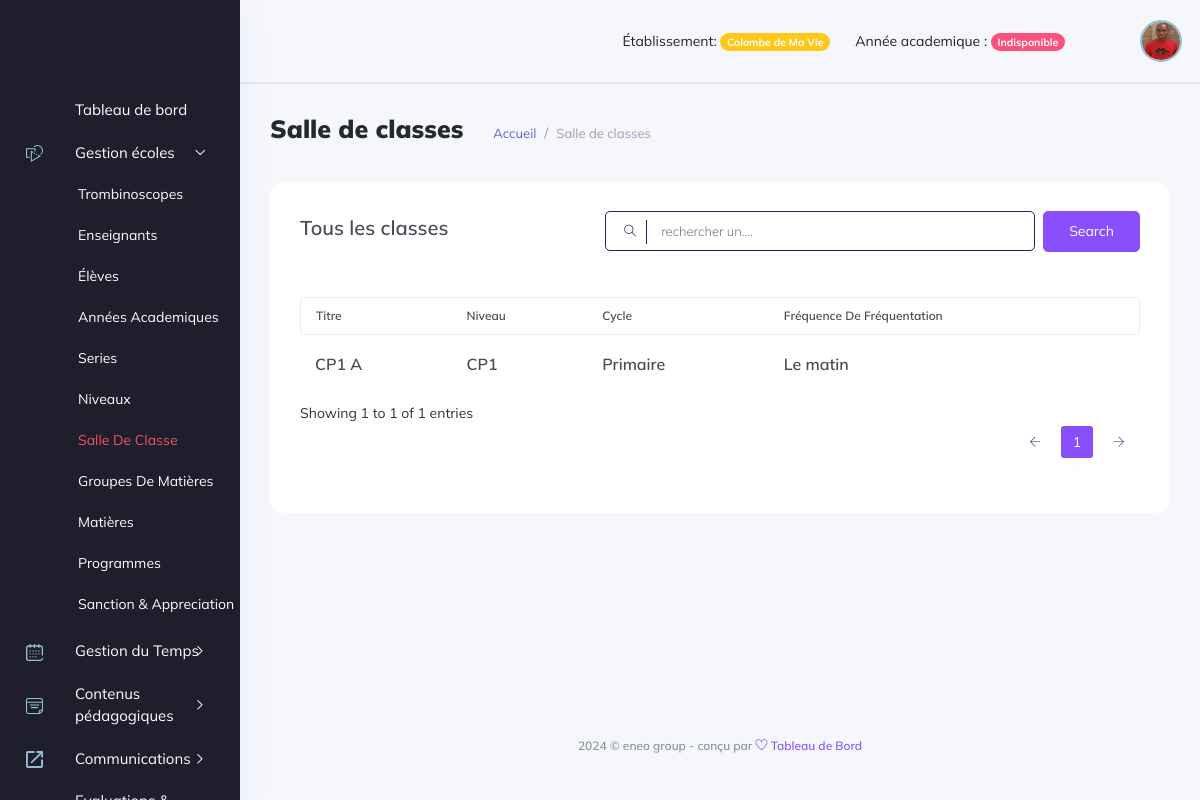
The app's page /manager_dashboard/gestion_ecole/salle-de-classe/ (signed in) with its own data.
### backend/models/user_account.py (models this page shows, shortened)
class User(AbstractBaseUser, PermissionsMixin):
    school = models.ForeignKey(Etablishment, on_delete=models.CASCADE, null=True, blank=True)
    username = models.CharField(max_length=255, unique=True,)
    student = models.OneToOneField(Student, unique=True, on_delete=models.SET_NULL, null=True, blank=True)
    teacher = models.OneToOneField(Teacher, unique=True, on_delete=models.SET_NULL, null=True, blank=True)
    management_profil = models.OneToOneField(ManagementProfil, unique=True, on_delete=models.CASCADE, null=True, blank=True)
    is_active = models.BooleanField(default=True)
    is_admin = models.BooleanField(default=False)
    is_admin_school = models.BooleanField(default=False)
    is_manager = models.BooleanField(default=False)
    is_accountant = models.BooleanField(default=False)
    is_student = models.BooleanField(default=False)
    is_teacher = models.BooleanField(default=False)
    created_at = models.DateTimeField(auto_now_add=True)
    updated_at = models.DateTimeField(auto_now=True)
    objects = UserManager()
    USERNAME_FIELD = 'username'

### backend/models/gestion_ecole.py (models this page shows, shortened)
class Etablishment(models.Model):
    name = models.CharField(max_length=120)
    tel = models.CharField(max_length=20)
    address = models.CharField(max_length=100)
    social_address = models.CharField(max_length=100, blank=True, null=True)
    email = models.EmailField(max_length=200, blank=True, null=True)
    bulletin_foot = models.CharField(max_length=50, blank=True, null=True)
    currency = models.CharField(max_length=50, choices=currencies, blank=True, null=True)
    système = models.CharField(max_length=50, choices=systemes, blank=True, null=True)
    status_fees = models.CharField(max_length=50, choices=statues, blank=True, null=True)
    subscription_fees = models.IntegerField(default=1000, blank=True, null=True)
    month = models.IntegerField(default=9, blank=True, null=True)
    re_registration_fees = models.IntegerField(default=800, blank=True, null=True)

class ClassRoom(models.Model):
    title = models.CharField(max_length=50)
    level = models.ForeignKey(Level, on_delete=models.CASCADE)
    types = models.CharField(choices=types_of_classroom, max_length=10)
    do_class = models.CharField(choices=do_classes, max_length=11, null=True)
    created_at = models.DateTimeField(auto_now_add=True)
    updated_at = models.DateTimeField(auto_now=True)

class Level(models.Model):
    label = models.CharField(max_length=50)
    fees = models.IntegerField(default=1000)
    cycles = models.CharField(choices=cycles, max_length=30)
    serie = models.ForeignKey(Series, on_delete=models.CASCADE, blank=True, null=True)
    principal_teacher = models.ForeignKey(Teacher, on_delete=models.SET_NULL, blank=True, null=True)
    school = models.ForeignKey(Etablishment, on_delete=models.CASCADE, null=True)
    created_at = models.DateTimeField(auto_now_add=True)
    updated_at = models.DateTimeField(auto_now=True)
    def __str__(self):
        if self.serie:
            return f"{self.label} | {self.serie}"
        return f"{self.label}"

### manager_dashboard/views/gestion_universite_view.py (the view, shortened to what this page needs)
class ClassRoomView(View):
    template = "manager_dashboard/gestion_ecole/classrooms.html"
    def dispatch(self,request, *args, **kwargs):
        if not request.user.is_authenticated:
            return redirect('backend:login')
        if request.user.is_manager or request.user.is_admin_school:
            return super().dispatch(request, *args, **kwargs)
        return redirect('backend:logout')
    def get(self, request, *args, **kwargs):
        classrooms = ClassRoom.objects.all()
        context = {'classrooms': classrooms}
        return render(request, template_name=self.template, context=context)

### manager_dashboard/templates/manager_dashboard/gestion_ecole/classrooms.html (shortened to what this page needs)
{% extends '../base.html' %}
{% load static %}
{% block content %}
<div class="main_content_iner overly_inner ">
    <div class="container-fluid p-0 ">
        <div class="row">
            <div class="col-12">
                <div class="page_title_box d-flex flex-wrap align-items-center justify-content-between">
                    <div class="page_title_left d-flex align-items-center">
                        <h3 class="f_s_25 f_w_700 dark_text mr_30">Salle de classes</h3>
                        <ol class="breadcrumb page_bradcam mb-0">
                            <li class="breadcrumb-item"><a class='text-primary' href='{% url "manager_dashboard:index" %}'>Accueil</a></li>
                            <li class="breadcrumb-item"><a href="">Salle de classes</a></li>
                        </ol>
                    </div>
                </div>
            </div>
        </div>
        <div class="row">
            <div class="col-lg-12">
                <div class="white_card card_height_100 mb_30 pt-4">
                    <div class="white_card_body">
                        <div class="QA_section">
                            <div class="white_box_tittle list_header">
                                <h4>Tous les classes </h4>
                                <div class="box_right d-flex lms_block">
                                    <div class="serach_field_2">
                                        <div class="search_inner">
                                            <form Active="#">
                                                <div class="search_field">
                                                    <input type="text" id="searchInput" placeholder="rechercher un....">
                                                </div>
                                                <button type="submit"> <i class="ti-search"></i> </button>
                                            </form>
                                        </div>
                                    </div>
                                    <div class="add_button ms-2">
                                        <a href="#" data-toggle="modal" data-target="#addcategory" class="btn_1">search</a>
                                    </div>
                                </div>
                            </div>
                            <div class="QA_table mb_30">
                                <table id="dataTable" class="table lms_table_active ">
                                    <thead>
                                        <tr>
                                            <th scope="col">Titre</th>
                                            <th scope="col">Niveau</th>
                                            <th scope="col">Cycle</th>
                                            <th scope="col">Fréquence de fréquentation</th>
                                        </tr>
                                    </thead>
                                    <tbody id="elementList">
                                        {% for classroom in classrooms %}
                                            <tr data-id="{{ classroom.id }}">
                                                <td> <h6> {{ classroom.title }} </h6></td>
                                                <td> <h6> {{ classroom.level }}</h6></td>
                                                <td> <h6> {{ classroom.types }} </h6></td>
                                                <td> <h6> {{ classroom.do_class }} </h6></td>
                                            </tr>
                                        {% endfor %}
                                    </tbody>
                                </table>
                            </div>
                        </div>
                    </div>
                </div>
            </div>
        </div>
    </div>
</div>
{% endblock content %}

### manager_dashboard/templates/manager_dashboard/base.html (shortened to what this page needs)
<!DOCTYPE html>
{% load static %}
<html lang="fr">
<head>
    <link rel="stylesheet" href="{% static 'css/bootstrap1.min.css' %}" />
    <link rel="stylesheet" href="{% static 'vendors/themefy_icon/themify-icons.css' %}" />
    <link rel="stylesheet" href="{% static 'vendors/niceselect/css/nice-select.css' %}" />
    <link rel="stylesheet" href="{% static 'vendors/owl_carousel/css/owl.carousel.css' %}" />
    <link rel="stylesheet" href="{% static 'vendors/gijgo/gijgo.min.css' %}" />
    <link rel="stylesheet" href="{% static 'vendors/font_awesome/css/all.min.css' %}" />
    <link rel="stylesheet" href="{% static 'vendors/tagsinput/tagsinput.css' %}" />
    <link rel="stylesheet" href="{% static 'vendors/datepicker/date-picker.css' %}" />
    <link rel="stylesheet" href="{% static 'vendors/vectormap-home/vectormap-2.0.2.css' %}" />
    <link rel="stylesheet" href="{% static 'vendors/scroll/scrollable.css' %}" />
    <link rel="stylesheet" href="{% static 'vendors/datatable/css/jquery.dataTables.min.css' %}" />
    <link rel="stylesheet" href="{% static 'vendors/datatable/css/responsive.dataTables.min.css' %}" />
    <link rel="stylesheet" href="{% static 'vendors/datatable/css/buttons.dataTables.min.css' %}" />
    <link rel="stylesheet" href="{% static 'vendors/text_editor/summernote-bs4.css' %}" />
    <link rel="stylesheet" href="{% static 'vendors/morris/morris.css' %}">
    <link rel="stylesheet" href="{% static 'vendors/material_icon/material-icons.css' %}" />
    <link rel="stylesheet" href="{% static 'css/metisMenu.css' %}">
    <link rel="stylesheet" href="{% static 'css/style1.css' %}" />
    <link rel="stylesheet" href="{% static 'css/colors/default.css' %}" id="colorSkinCSS">
</head>
<body class="crm_body_bg">
    <nav class="sidebar dark_sidebar">
        <div class="logo d-flex justify-content-between">
        </div>
        <ul id="sidebar_menu">
            <li class>
                <a href='{% url "manager_dashboard:index" %}' aria-expanded="false">
                    <div class="nav_icon_small">
                    </div>
                    <div class="nav_title">
                        <span>Tableau de bord</span>
                    </div>
                </a>
            </li>
            <li class>
                <a class="has-arrow" href="#" aria-expanded="false">
                    <div class="nav_icon_small">
                        <img src="{% static 'img/menu-icon/16.svg' %}" alt>
                    </div>
                    <div class="nav_title">
                        <span>Gestion écoles </span>
                    </div>
                </a>
                <ul>
                    <li><a href='{% url "manager_dashboard:trombinoscopes" %}'>Trombinoscopes</a></li>
                    <li><a href='{% url "manager_dashboard:teachers" %}'>Enseignants</a></li>
                    <li><a href='{% url "manager_dashboard:students" %}'>Élèves</a></li>
                    <li><a href='{% url "manager_dashboard:years" %}'>Années academiques</a></li>
                    <li><a href='{% url "manager_dashboard:series" %}'>Series</a></li>
                    <li><a href='{% url "manager_dashboard:levels" %}'>Niveaux</a></li>
                    <li><a href='{% url "manager_dashboard:classrooms" %}'>Salle de classe</a></li>
                    <li><a href='{% url "manager_dashboard:group_subjects" %}'>Groupes de Matières</a></li>
                    <li><a href='{% url "manager_dashboard:subjects" %}'>Matières</a></li>
                    <li><a href='{% url "manager_dashboard:programs" %}'>Programmes</a></li>
                    <li><a href='{% url "manager_dashboard:sanction_appreciations" %}'>Sanction & Appreciation</a></li>
                </ul>
            </li>
            <li class>
                <a class="has-arrow" href="#" aria-expanded="false">
                    <div class="nav_icon_small">
                        <img src="{% static 'img/menu-icon/15.svg' %}" alt>
                    </div>
                    <div class="nav_title">
                        <span>Gestion du Temps </span>
                    </div>
                </a>
            </li>
            <li class>
                <a class="has-arrow" href="#" aria-expanded="false">
                    <div class="nav_icon_small">
                        <img src="{% static 'img/menu-icon/11.svg' %}" alt>
                    </div>
                    <div class="nav_title">
                        <span>Contenus pédagogiques </span>
                    </div>
                </a>
            </li>
            <li class>
                <a class="has-arrow" href="#" aria-expanded="false">
                    <div class="nav_icon_small">
                        <img src="{% static 'img/menu-icon/8.svg' %}" alt>
                    </div>
                    <div class="nav_title">
                        <span>Communications </span>
                    </div>
                </a>
            </li>
            <li class>
                <a class="has-arrow" href="#" aria-expanded="false">
                    <div class="nav_title">
                        <span>Evaluations & Bulletins </span>
                    </div>
                </a>
            </li>
        </ul>
    </nav>
    <section class="main_content dashboard_part large_header_bg">
        <div class="container-fluid g-0">
            <div class="row">
                <div class="col-lg-12 p-0 ">
                    <div class="header_iner d-flex justify-content-between align-items-center">
                        <div class="header_right d-flex justify-content-between align-items-center">
                            <div class="header_notification_warp d-flex align-items-center">
                                <li style="margin-right: 25px;">
                                    Établissement: <span class="badge rounded-pill bg-warning">{{user.school.name}}</span>
                                </li>
                                <li style="margin-right: 25px;">
                                    Année academique :
                                    {% if request.session.academic_year %}
                                        {% with academic_year=request.session.academic_year %}
                                            <span class="badge rounded-pill bg-primary">{{request.session.academic_year}}</span>
                                        {% endwith %}
                                    {% else %}
                                        <span class="badge rounded-pill bg-danger">Indisponible</span>
                                    {%endif%}
                                </li>
                            </div>
                            <div class="profile_info">
                                <img src="{% static 'img/membre.jpg' %}" width="50" height="50" alt="#">
                            </div>
                        </div>
                    </div>
                </div>
            </div>
        </div>
        {% block content %}{% endblock %}
        <div class="footer_part">
            <div class="container-fluid">
                <div class="row">
                    <div class="col-lg-12">
                        <div class="footer_iner text-center">
                            <p>{% now "Y" %} © eneo group - conçu par <a href="#"> <i class="ti-heart"></i> </a><a href="#"> Tableau de Bord</a></p>
                        </div>
                    </div>
                </div>
            </div>
        </div>
    </section>
</body>
</html>

### elimu_school/static/css/metisMenu.css (style rules this page uses)
.metismenu .has-arrow { position:relative }
.metismenu .has-arrow::after { position:absolute;content:'';transform:rotate(-90deg) translate(0,-50%);transform-origin:top;top:50%;transition:all .3s ease-out;right:40px;content:"\e64b";font-family:themify;color:#a5adc6;font-weight:600;font-size:14px }
.metismenu .mm-active>.has-arrow::after,.metismenu .has-arrow[aria-expanded=true]::after { transform:rotate(180deg) translate(0,-50%) }

### records on screen
User: school.name "Colombe de Ma Vie"
ClassRoom: title "CP1 A", level "CP1", types "Primaire", do_class "Le matin"
